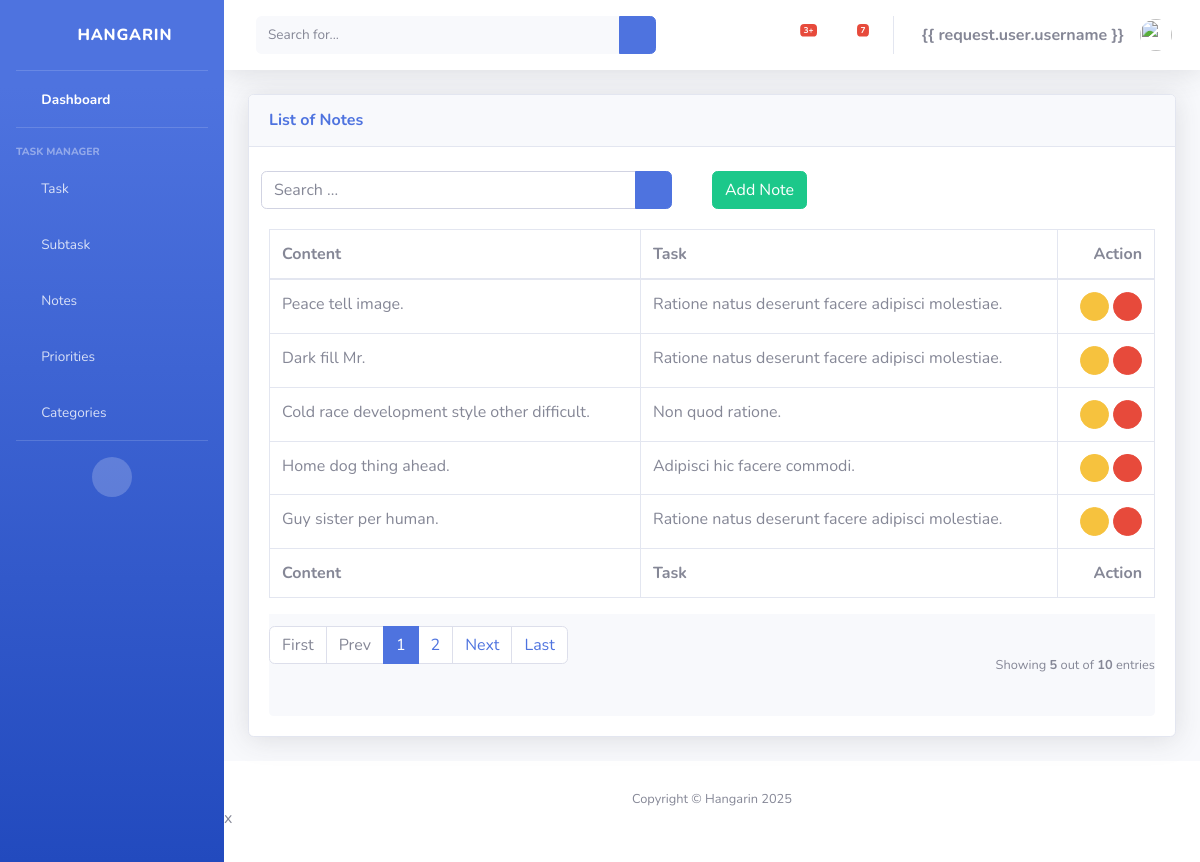
The page /note_list (signed in) on the database its author committed.
### taskmanager/models.py (models this page shows, shortened)
class BaseModel(models.Model):
    created_at = models.DateTimeField(auto_now_add=True, db_index=True)
    updated_at = models.DateTimeField(auto_now=True)
    class Meta:
        abstract = True

class Note(BaseModel):
    task = models.ForeignKey(Task, on_delete=models.CASCADE)
    content = models.CharField(max_length=150)

class Task(BaseModel):
    title = models.CharField(max_length=150)
    description = models.CharField(max_length=500)
    deadline = models.DateTimeField()
    status = models.CharField(max_length=50,
        choices=[
            ("Pending", "Pending"),
            ("In Progress ", "In Progress"),
            ("Completed", "Completed"),
        ], default="pending"
    )
    category = models.ForeignKey(Category, null=True, blank=True, on_delete=models.CASCADE)
    priority = models.ForeignKey(Priority, null=True, blank=True, on_delete=models.CASCADE)
    def __str__(self):
        return self.title

### taskmanager/views.py (the view)
# urls.py: path('note_list', NoteList.as_view(), name='note-list'),
class NoteList(LoginRequiredMixin, ListView):
    model = Note
    context_object_name = 'note'
    template_name = 'note_list.html'
    paginate_by = 5
    ordering = ["created_at", ]
    def get_queryset(self):
        qs = super().get_queryset()
        query = self.request.GET.get('q')
        if query:
            qs = qs.filter(
                Q(content__icontains=query)
            )
        return qs

### templates/note_list.html
{% extends 'base.html' %} {% load static %} {% block content %}
<div class="content">
    <div class="container-fluid">
        <div class="row">
            <div class="col-md-12">
                <div class="card shadow mb-4">
                    <div class="card-header py-3">
                        <h6 class="m-0 font-weight-bold text-primary">List of Notes</h6>
                    </div>
                    <br />
                    <div class="col-md-12 row">
                        <div class="col-md-6">
                            <form class="navbar-left navbar-form nav-search mr-md-3" action="{% url 'note-list' %}">
                                <div class="input-group">
                                    <input type="text" placeholder="Search ..." class="form-control" name="q" />
                                    <div class="input-group-append">
                                        <button class="btn btn-primary" type="submit">
                                            <i class="fas fa-search fa-sm"></i>
                                        </button>
                                    </div>
                                </div>
                            </form>
                        </div>
                        <div class="col-md-6">
                            <div class="pull-right">
                                <a href="{% url 'note-add' %}" class="btn btn-success btn-rounded">Add Note</a>
                            </div>
                        </div>
                    </div>
                    <div class="card-body">
                        <div class="table-responsive">
                            <table class="table table-bordered" id="dataTable" width="100%" cellspacing="0">
                                <thead>
                                    <tr>
                                        <th scope="col">Content</th>
                                        <th scope="col">Task</th>
                                        <th class="text-right" scope="col">Action</th>
                                    </tr>
                                </thead>
                                <tfoot>
                                    <tr>
                                        <th scope="col">Content</th>
                                        <th scope="col">Task</th>
                                        <th class="text-right" scope="col">Action</th>
                                    </tr>
                                </tfoot>
                                <tbody>
                                    {% for object in object_list %}
                                    <tr>
                                        <td>{{ object.content }}</td>
                                        <td>{{ object.task }}</td>
                                        <td class="text-right">
                                            <a class="btn btn-warning btn-circle btn-sm" href="note_list/{{ object.id }}">
                                                <i class="fas fa-wrench"></i>
                                            </a>
                                            <a class="btn btn-danger btn-circle btn-sm" href="note_list/{{ object.id }}/delete">
                                                <i class="fas fa-trash"></i>
                                            </a>
                                        </td>
                                    </tr>
                                    {% empty %}
                                    <tr>
                                        <td colspan="4" style="text-align: center">
                                            <p class="text-sm font-weight-bold mb-0">No Records Found</p>
                                        </td>
                                    </tr>
                                    {% endfor %}
                                </tbody>
                            </table>
                            {% include 'includes/pagination.html' %}
                        </div>
                    </div>
                </div>
            </div>
        </div>
    </div>
</div>
{% endblock %}

### rows shown on the page
Note: content "Peace tell image.", task "Ratione natus deserunt facere adipisci molestiae."
Note: content "Dark fill Mr.", task "Ratione natus deserunt facere adipisci molestiae."
Note: content "Cold race development style other difficult.", task "Non quod ratione."
Note: content "Home dog thing ahead.", task "Adipisci hic facere commodi."
Note: content "Guy sister per human.", task "Ratione natus deserunt facere adipisci molestiae."

### other values the page prints
{{ page_num }} "1"
{{ page_num }} "2"
{{ object_list.count }} "5"
{{ paginator.count }} "10"
